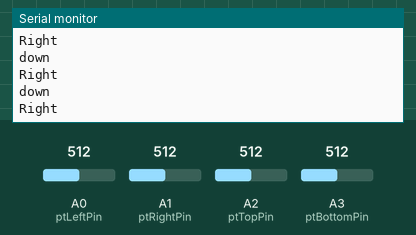
Bench run of a sketch on a simulated Arduino Uno, built with avr-gcc and run on an emulated ATmega328P. Parts: the last lines printed to the serial monitor. Inputs (shaded band) come from the test bench; at power-on: A0 (ptLeftPin) = 512, A2 (ptTopPin) = 512, A1 (ptRightPin) = 512, A3 (ptBottomPin) = 512.

Above: at 1.2 s.
1.3 s: A0 (ptLeftPin) set to 527
At 1.69 s:
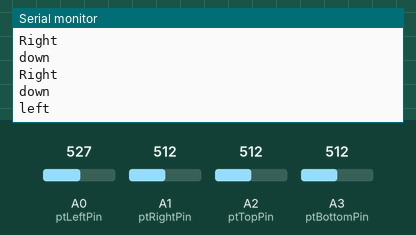
3.2 s: A2 (ptTopPin) set to 716
At 3.44 s:
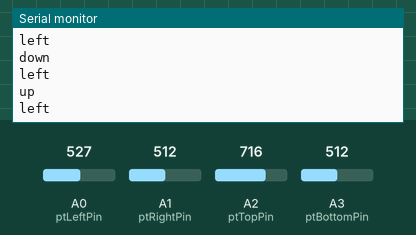

Measured:
- the behaviour switches between 512 and 513 on A0 (ptLeftPin) (found by bisection; images 0 and 1)
- after the input at 1.3 s, the serial monitor: prints a new line after 0.21 s (image 1)
- after the input at 3.2 s, the serial monitor: prints a new line after 0.06 s (image 2)

The sketch:

Solar-Tracker-Code-X.ino
```cpp
// Pin configurations
const int ptLeftPin = A0;   // Left Phototransistor
const int ptRightPin = A1;  // Right Phototransistor
const int ptTopPin = A2;   // Top Phototransistor
const int ptBottomPin = A3;  // Bottem Phototransistor

void setup() {
  Serial.begin(9600); // Initialize serial communication at 9600 baud
}

void loop() {
  // Read raw light intensity values (0 to 1023)
  int ptLeft = analogRead(ptLeftPin);
  int ptRight = analogRead(ptRightPin);
  int ptTop = analogRead(ptTopPin);
  int ptBottem = analogRead(ptBottomPin);

 //N's repersent tuning, change them so when looking straight no waring appers
 //EXAMPE. Set the N's to 50 when using indoors for the brightest light source
 int n1 = 0;
 int n2 = 0;
  if (ptBottem >= (ptTop +n1)){
    Serial.println("down");
  } else if  (ptTop >= (ptBottem +n2)) {
    Serial.println("up");
  }

int n3 = 0;
int n4 = 0;
    if (ptRight >= (ptLeft +n3)){
    Serial.println("Right");
  } else if  (ptLeft >= (ptRight +n4)) {
    Serial.println("left");
  }


  delay(250); // Read 4 times per second
}
```
